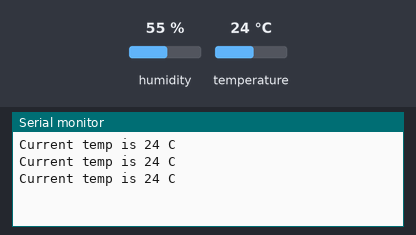
This sketch was run on a simulated Arduino Uno, built with avr-gcc and run on an emulated ATmega328P. On the bench: the last lines printed to the serial monitor. The test bench sets the inputs (shaded band); at power-on: temperature 24 °C, humidity 55 %.

Above: at 1.3 s.
1.4 s: temperature set to 12 °C
At 2.0 s:
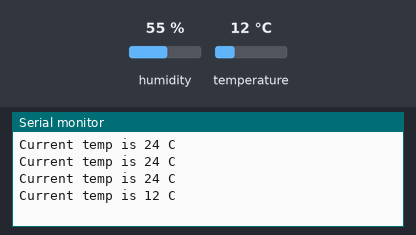
2.9 s: temperature set to 19 °C
At 3.6 s:
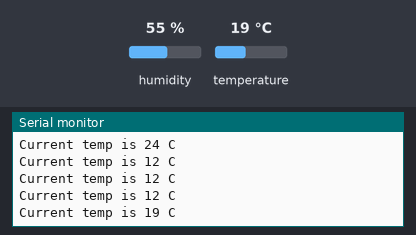
Timing chart, 0 to 5.9 s (numbered marks = the images above; inputs shaded):
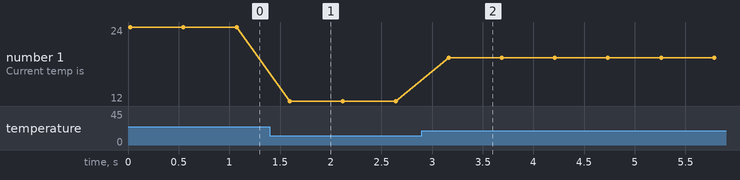

Measured:
- after the input at 1.4 s, the serial monitor: prints a new line after 0.19 s (image 1)
- after the input at 2.9 s, the serial monitor: prints a new line after 0.26 s (image 2)
- plotted number 1: 24 → 12 after the input at 1.4 s, 12 → 19 after the input at 2.9 s

The sketch:

test_DHT11.ino
```cpp
#include "SimpleDHT.h"
#define DHT11 2
SimpleDHT11 sensor;

void setup() {
    Serial.begin(9600);
}

void loop() {
    byte temp = 0;
    byte humid = 0;
    byte data[40] ={0};
    if (sensor.read(DHT11, &temp, &humid, data)) {
        Serial.print("Read DHT11 failed");
        return;
    }
    Serial.print("Current temp is "); Serial.print((int)temp); Serial.println(" C");
    delay(500);
}
```
